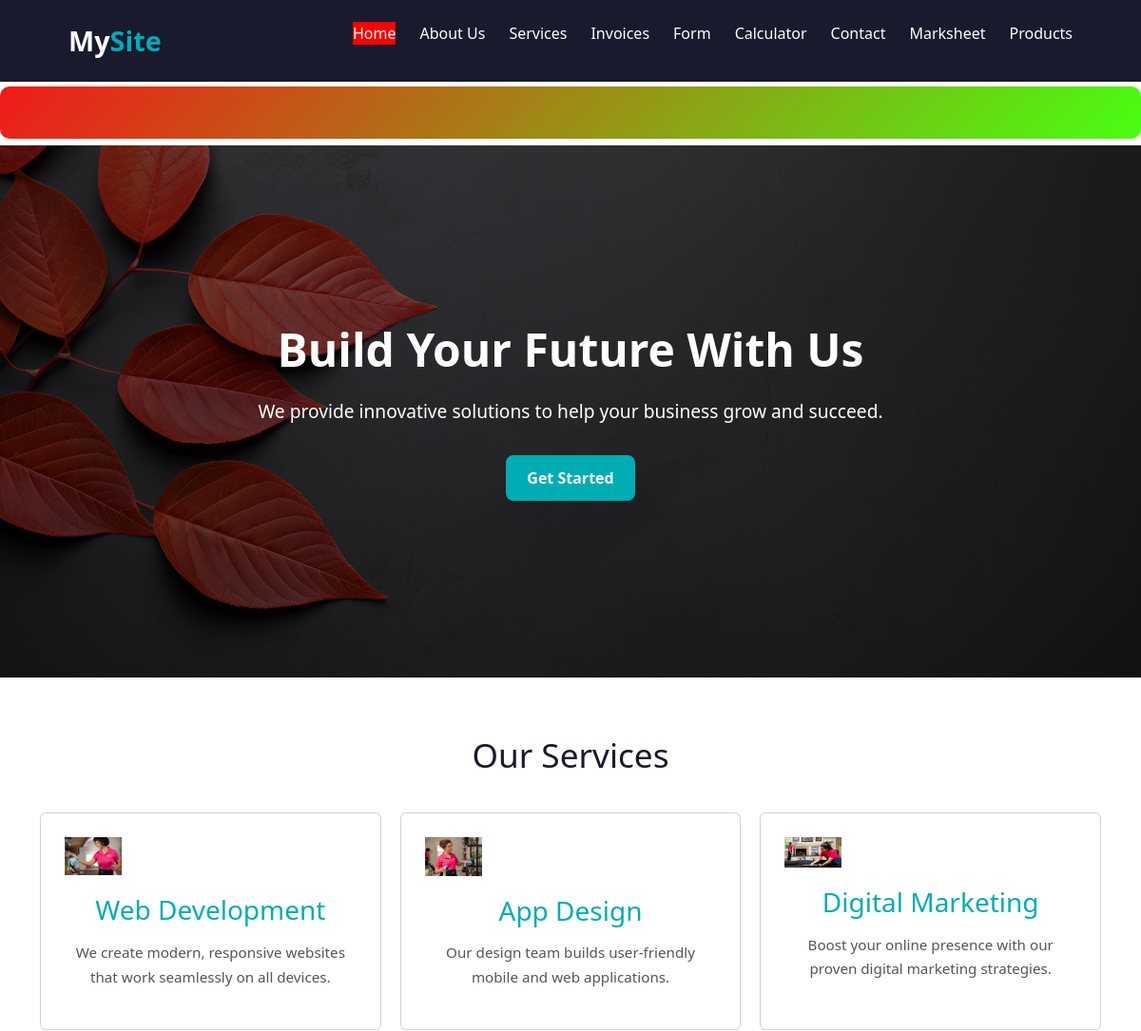
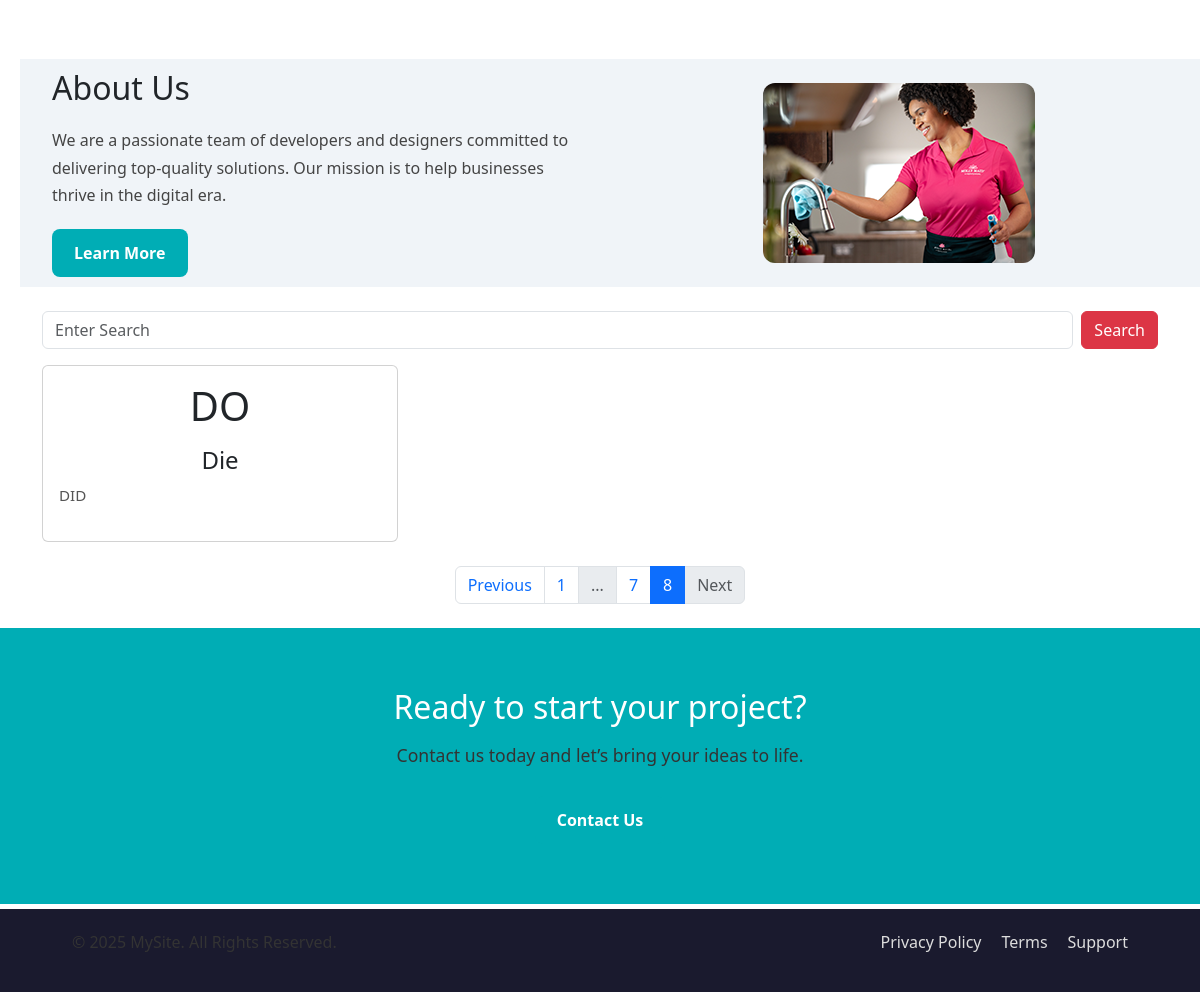
/?page=8, run on the app's committed database (2 pictures, top to bottom).
### services/models.py (models this page shows)
class Service(models.Model):
    service_icon = models.CharField(max_length=50)
    service_title = models.CharField(max_length=50)
    service_description = models.TextField()

### new_project1/views.py (the view)
# urls.py: path('',views.homePage),
def homePage(request):
    newsData = News.objects.all()
    search_str = request.GET.get('searchBox')
    if search_str:
        serviceData = Service.objects.filter(service_title__icontains=search_str)
    else:
        serviceData = Service.objects.all()
    paginator = Paginator(serviceData, 1)  # 3 items per page
    page_number = request.GET.get('page')
    finalServicePaginatorData = paginator.get_page(page_number)
    current = finalServicePaginatorData.number
    prev_page = current - 1
    next_page = current + 1
    total_pages = paginator.num_pages
    context = {
        'serviceData': finalServicePaginatorData,
        'newsData': newsData,
        'search_str': search_str,
        'current': current,
        'prev_page': prev_page,
        'next_page': next_page,
        'total_pages': total_pages
    }
    return render(request, 'index.html', context)

### templates/index.html (shortened to what this page needs)
{% extends 'base.html' %}
{% block content %}
  <link href="https://cdn.jsdelivr.net/npm/bootstrap@5.3.2/dist/css/bootstrap.min.css" rel="stylesheet" />
  <div class="marquee-container">
    <div class="marquee-text">
    </div>
  </div>
  {% include 'hero.html' %}
  {% include 'service.html' %}
  {% include 'about.html' %}
  <div class="container my-4">
    <form method="get" class="d-flex mb-3">
      <input class="form-control me-2" type="text" name="searchBox" placeholder="Enter Search" value="{{ request.GET.searchBox }}" />
      <button class="btn btn-danger" type="submit">Search</button>
    </form>
    <div class="row">
      {% for i in serviceData %}
        <div class="col-md-4">
          <div class="card p-3 h-100">
            <h1 class="text-center">{{ i.service_icon }}</h1>
            <h4 class="text-center mt-2">{{ i.service_title }}</h4>
            <p>{{ i.service_description|upper }}</p>
          </div>
        </div>
      {% empty %}
        <p>No Data Found</p>
      {% endfor %}
    </div>
    <nav aria-label="Page navigation" class="mt-4">
      <ul class="pagination justify-content-center">
        {% if serviceData.has_previous %}
          <li class="page-item">
            <a class="page-link"
              href="?page={{ prev_page }}">
              Previous
            </a>
          </li>
        {% else %}
          <li class="page-item disabled">
            <span class="page-link">Previous</span>
          </li>
        {% endif %}
        {% if current > 2 %}
          <li class="page-item">
            <a class="page-link"
              href="?page=1">
              1
            </a>
          </li>
          {% if current > 3 %}
            <li class="page-item disabled">
              <span class="page-link">...</span>
            </li>
          {% endif %}
        {% endif %}
        {% for num in serviceData.paginator.page_range %}
          {% if num >= current|add:'-1' and num <= current|add:'1' %}
            {% if num == current %}
              <li class="page-item active">
                <span class="page-link">{{ num }}</span>
              </li>
            {% else %}
              <li class="page-item">
                <a class="page-link"
                  href="?page={{ num }}">
                  {{ num }}
                </a>
              </li>
            {% endif %}
          {% endif %}
        {% endfor %}
        {% if serviceData.has_next %}
          <li class="page-item">
            <a class="page-link"
              href="?page={{ next_page }}{% if search_str %}
                &searchBox={{ search_str }}
              {% endif %}">
              Next
            </a>
          </li>
        {% else %}
          <li class="page-item disabled">
            <span class="page-link">Next</span>
          </li>
        {% endif %}
      </ul>
    </nav>
  </div>
  <section class="cta">
    <div class="container">
      <h2>Ready to start your project?</h2>
      <p>Contact us today and let’s bring your ideas to life.</p>
      <a href="#" class="btn-primary">Contact Us</a>
    </div>
  </section>
{% endblock %}

### static/css/main.css (style rules this page uses)
* { margin: 0; padding: 0; box-sizing: border-box; }
body { font-family: 'Segoe UI', Tahoma, Geneva, Verdana, sans-serif; line-height: 1.6; color: #333; background: #f9f9f9; }
.btn-primary { display: inline-block; padding: 12px 25px; background: #00adb5; color: #fff; text-decoration: none; border-radius: 6px; font-weight: 600; transition: background 0.3s; }
.card { background: #f9f9f9; padding: 25px; border-radius: 12px; flex: 1; min-width: 250px; transition: transform 0.3s, box-shadow 0.3s; }
.card p { font-size: 0.95rem; color: #555; }
.cta { background: #00adb5; color: #fff; text-align: center; padding: 60px 20px; }
.cta h2 { font-size: 2rem; margin-bottom: 15px; }
.cta p { margin-bottom: 25px; font-size: 1.1rem; }
:root { --bg-dark: #1a1a2e; --brand: #00adb5; --text: #333; --muted: #666; --card: #f7f9fc; }
.container { width: 90%; max-width: 1200px; margin: 0 auto; }
h1,h2,h3,h4 { color: var(--bg-dark); }
p { color: var(--text); line-height: 1.7; }
.btn-primary { display:inline-block; padding: 12px 22px; background: var(--brand); color:#fff; text-decoration:none; border-radius: 8px; font-weight: 600; transition: opacity .25s; }

### templates/index.html (style rules this page uses)
.marquee-container { width: 100%; overflow: hidden; white-space: nowrap; background: linear-gradient(135deg, #f11a1aff, #48ff11ff); padding: 12px 0; border-radius: 10px; margin-bottom: 7px; }
.marquee-text { display: inline-block; padding-left: 100%; font-size: 1.3rem; font-weight: bold; color: #fff; letter-spacing: 1px; animation: scroll-left 15s linear infinite; white-space: nowrap; }

### data on the page
Service: service_icon "DO", service_title "Die", service_description "DID"

### other printed values
{{ num }} "7"
{{ num }} "8"
